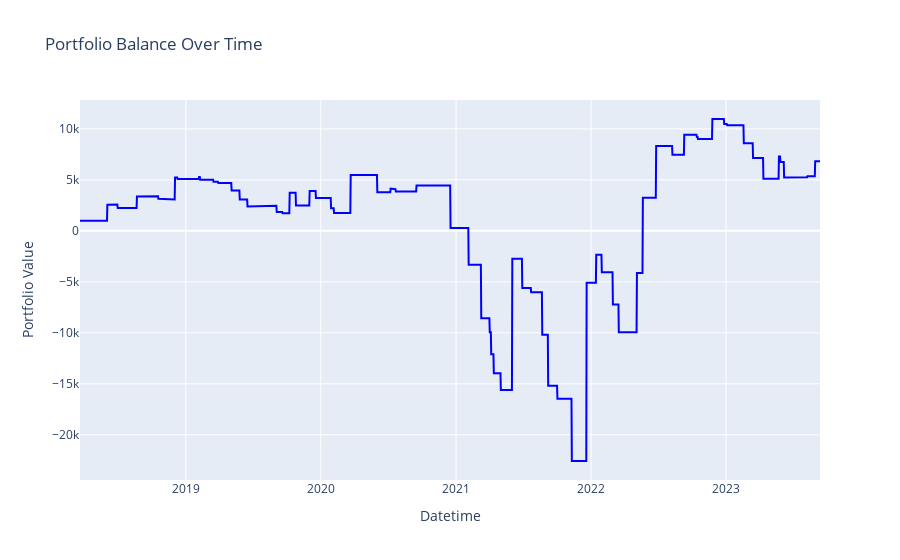
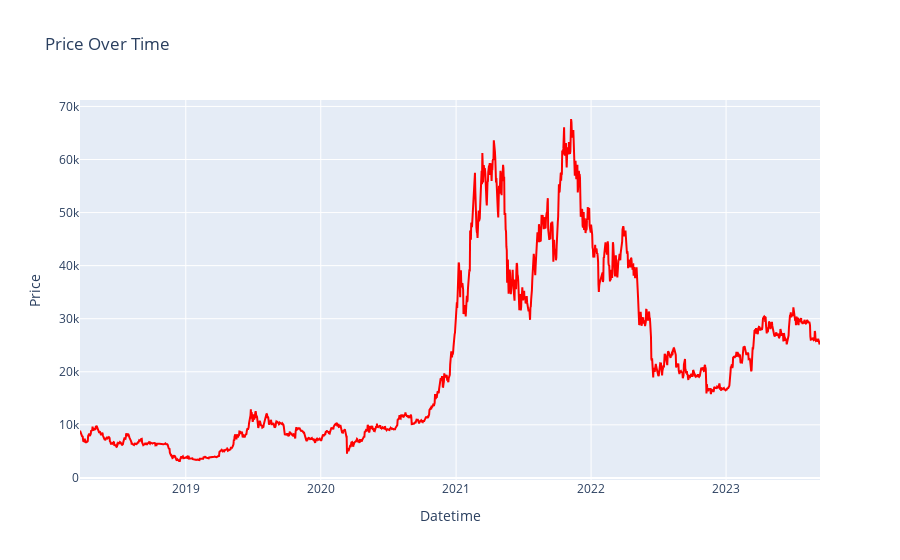

These figures' notebook cell, in order:
### Code cell
import plotly.graph_objects as go

# Create the figure for Portfolio Balance Over Time
fig_balance = go.Figure()

fig_balance.add_trace(go.Scatter(x=df['Datetime'], y=portfolio_values, mode='lines', name='Portfolio Balance', line=dict(color='blue')))
fig_balance.update_layout(title='Portfolio Balance Over Time', xaxis=dict(title='Datetime'), yaxis=dict(title='Portfolio Value'))
fig_balance.show()

# Create the figure for Price Over Time
fig_price = go.Figure()

fig_price.add_trace(go.Scatter(x=df['Datetime'], y=df['price'], mode='lines', name='Price', line=dict(color='red')))
fig_price.update_layout(title='Price Over Time', xaxis=dict(title='Datetime'), yaxis=dict(title='Price'))
fig_price.show()

### Figure 1 — Plotly figure (JSON) as saved in the notebook; plotly's stock layout.template omitted (floating-point values rounded to 4 significant figures; data arrays with more than 128 entries replaced by an {"elided": "..."} marker saying what was removed)
{"data": [{"line": {"color": "blue"}, "mode": "lines", "name": "Portfolio Balance", "type": "scatter", "x": {"elided": "2002 str values"}, "y": {"elided": "2003 int values"}}], "layout": {"title": {"text": "Portfolio Balance Over Time"}, "xaxis": {"title": {"text": "Datetime"}}, "yaxis": {"title": {"text": "Portfolio Value"}}}}

### Figure 2 — Plotly figure (JSON) as saved in the notebook; plotly's stock layout.template omitted (floating-point values rounded to 4 significant figures; data arrays with more than 128 entries replaced by an {"elided": "..."} marker saying what was removed)
{"data": [{"line": {"color": "red"}, "mode": "lines", "name": "Price", "type": "scatter", "x": {"elided": "2002 str values"}, "y": {"elided": "2002 int values"}}], "layout": {"title": {"text": "Price Over Time"}, "xaxis": {"title": {"text": "Datetime"}}, "yaxis": {"title": {"text": "Price"}}}}
